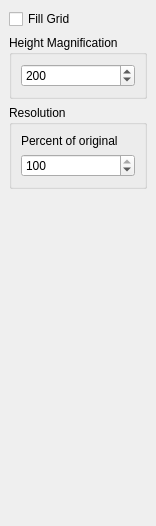
<?xml version="1.0" encoding="UTF-8"?>
<ui version="4.0">
 <class>OGLControls</class>
 <widget class="QDockWidget" name="OGLControls">
  <property name="geometry">
   <rect>
    <x>0</x>
    <y>0</y>
    <width>143</width>
    <height>526</height>
   </rect>
  </property>
  <property name="minimumSize">
   <size>
    <width>100</width>
    <height>200</height>
   </size>
  </property>
  <property name="windowTitle">
   <string>3D</string>
  </property>
  <widget class="QWidget" name="dockWidgetContents">
   <layout class="QVBoxLayout" name="verticalLayout_3">
    <item>
     <widget class="QCheckBox" name="checkBox">
      <property name="text">
       <string>Fill Grid</string>
      </property>
     </widget>
    </item>
    <item>
     <widget class="QGroupBox" name="groupBox_3">
      <property name="sizePolicy">
       <sizepolicy hsizetype="Preferred" vsizetype="Minimum">
        <horstretch>0</horstretch>
        <verstretch>0</verstretch>
       </sizepolicy>
      </property>
      <property name="title">
       <string>Height Magnification</string>
      </property>
      <layout class="QVBoxLayout" name="verticalLayout_4">
       <item>
        <widget class="QSpinBox" name="surfaceMagnification">
         <property name="minimum">
          <number>10</number>
         </property>
         <property name="maximum">
          <number>1000</number>
         </property>
         <property name="singleStep">
          <number>10</number>
         </property>
         <property name="value">
          <number>200</number>
         </property>
        </widget>
       </item>
      </layout>
     </widget>
    </item>
    <item>
     <widget class="QGroupBox" name="groupBox_4">
      <property name="sizePolicy">
       <sizepolicy hsizetype="Preferred" vsizetype="Preferred">
        <horstretch>0</horstretch>
        <verstretch>0</verstretch>
       </sizepolicy>
      </property>
      <property name="title">
       <string>Resolution</string>
      </property>
      <layout class="QVBoxLayout" name="verticalLayout_5">
       <item>
        <widget class="QLabel" name="label_4">
         <property name="text">
          <string>Percent of original</string>
         </property>
        </widget>
       </item>
       <item>
        <widget class="QSpinBox" name="spinBox">
         <property name="minimum">
          <number>10</number>
         </property>
         <property name="maximum">
          <number>100</number>
         </property>
         <property name="singleStep">
          <number>10</number>
         </property>
         <property name="value">
          <number>100</number>
         </property>
        </widget>
       </item>
      </layout>
     </widget>
    </item>
    <item>
     <spacer name="verticalSpacer">
      <property name="orientation">
       <enum>Qt::Vertical</enum>
      </property>
      <property name="sizeHint" stdset="0">
       <size>
        <width>20</width>
        <height>40</height>
       </size>
      </property>
     </spacer>
    </item>
   </layout>
  </widget>
 </widget>
 <resources/>
 <connections/>
</ui>
